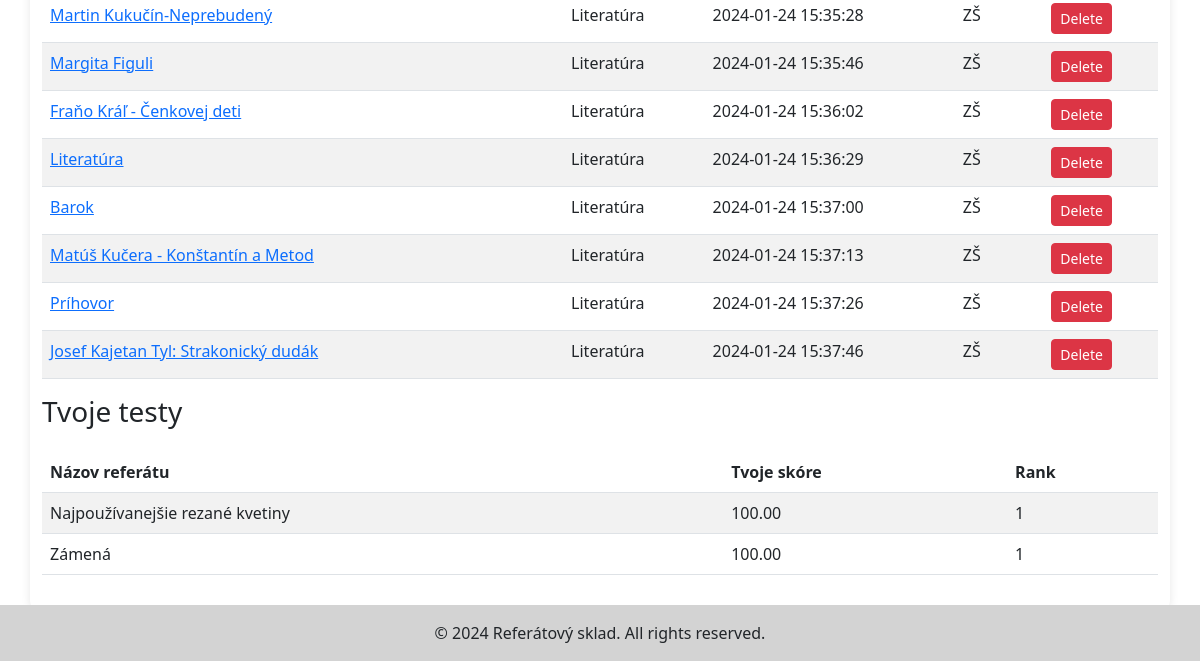
The page /profile.php (signed in, lower part) on the database as committed earlier.
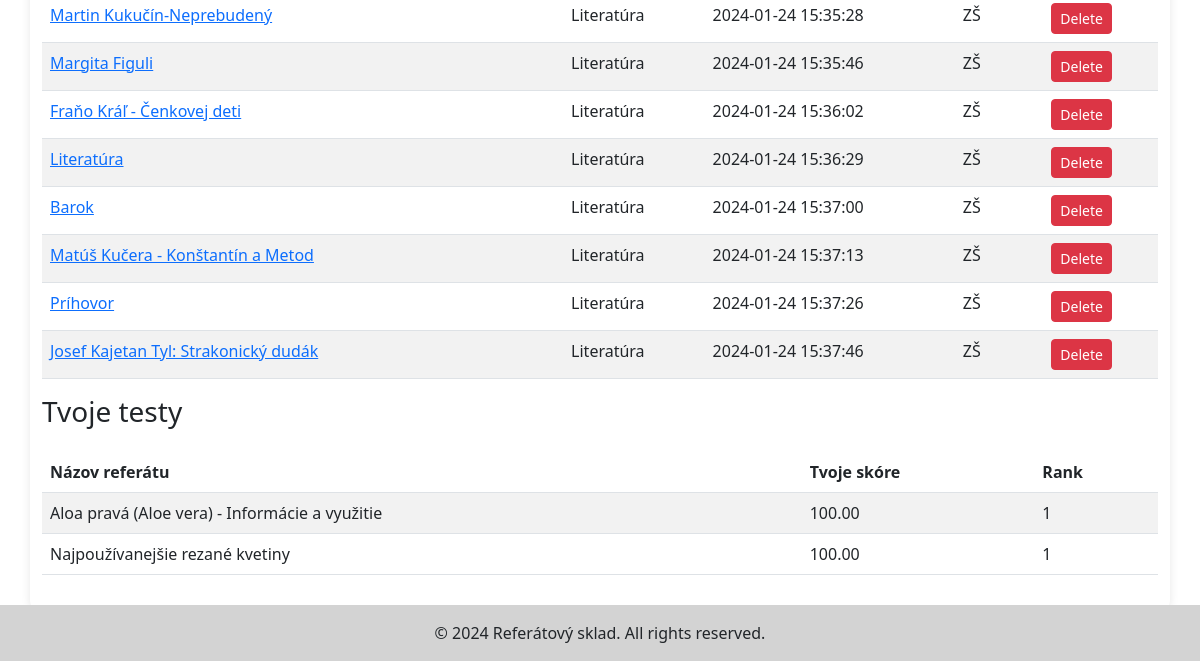
The same page on the database as committed later.
### tables this page shows
CREATE TABLE `referaty` (
  `referat_id` int(11) NOT NULL,
  `user_id` int(11) NOT NULL,
  `category_id` int(11) NOT NULL,
  `title` varchar(128) NOT NULL,
  `created_at` timestamp NOT NULL DEFAULT current_timestamp(),
  `skola` varchar(100) NOT NULL,
  `content` longtext NOT NULL
);

CREATE TABLE `category` (
  `category_id` int(11) NOT NULL,
  `category_name` varchar(255) NOT NULL,
  `parent_category_id` int(11) DEFAULT NULL
);

CREATE TABLE `tests` (
  `test_id` int(11) NOT NULL,
  `referat_id` int(11) NOT NULL
);

CREATE TABLE `user_submissions` (
  `id` int(11) NOT NULL,
  `user_id` int(11) NOT NULL,
  `test_id` int(11) NOT NULL,
  `score` decimal(5,2) NOT NULL
);

### profile.php (the view, shortened to what this page needs)
<?php
$mysqli = require __DIR__ . "/connect.php";
$referatyData = [];
$userId = $_SESSION['id'];
$result = $mysqli->query("SELECT referaty.referat_id, referaty.title, category.category_name, referaty.created_at, referaty.skola, user.name
                          FROM referaty
                          JOIN category ON referaty.category_id = category.category_id
                          JOIN user ON referaty.user_id = user.user_id
                          WHERE referaty.user_id = $userId");
while ($row = $result->fetch_assoc()) {
    $referatyData[] = $row;
}
?>
<!DOCTYPE html>
<html lang="en">
<head>
    <link href="https://cdn.jsdelivr.net/npm/bootstrap@5.3.0-alpha1/dist/css/bootstrap.min.css" rel="stylesheet">
</head>
<body>
<?php require_once("header.php"); ?>
<div class="container">
        <div class="wrapper mt-5">
        <div class="papers">
            <div class="table-responsive">
                <table class="table table-striped">
                        <tbody>
                            <?php foreach ($referatyData as $row): ?>
                                <tr>
                                    <td><a href="view_paper.php?referat_id=<?php echo $row['referat_id']; ?>"><?php echo $row['title']; ?></a></td>
                                    <td><?php echo $row['category_name']; ?></td>
                                    <td><?php echo $row['created_at']; ?></td>
                                    <td><?php echo $row['skola']; ?></td>
                                    <td>
                                        <form method="post">
                                            <button type="submit" name="delete_paper" value="<?php echo $row['referat_id']; ?>" class="btn btn-danger btn-sm">Delete</button>
                                        </form>
                                    </td>
                                </tr>
                            <?php endforeach; ?>
                        </tbody>
                    </table>
                </div>
            </div>
            <div class="tests">
                <h3 class="mb-4">Tvoje testy</h3>
                    <div class="table-responsive">
                        <table class="table table-striped">
                        <thead>
                            <tr>
                                <th>Názov referátu</th>
                                <th>Tvoje skóre</th>
                                <th>Rank</th>
                            </tr>
                        </thead>
                        <tbody>
                            <?php
$testSubmissionsSql = "SELECT tests.test_id, tests.referat_id, referaty.title AS test_title, user_submissions.score
                                                FROM tests
                                                JOIN referaty ON tests.referat_id = referaty.referat_id
                                                JOIN user_submissions ON tests.test_id = user_submissions.test_id
                                                WHERE user_submissions.user_id = $userId";
                            $testSubmissionsResult = $mysqli->query($testSubmissionsSql);
                            if ($testSubmissionsResult && $testSubmissionsResult->num_rows > 0) {
                                while ($testSubmission = $testSubmissionsResult->fetch_assoc()) {
                                    $testId = $testSubmission['test_id'];
                                    $testTitle = $testSubmission['test_title'];
                                    $score = $testSubmission['score'];
                                    $rankSql = "SELECT COUNT(*) AS rank FROM user_submissions
                                            WHERE test_id = $testId AND score > (SELECT IFNULL(score, 0) FROM user_submissions WHERE user_id = $userId AND test_id = $testId)";
                                    $rankResult = $mysqli->query($rankSql);
                                    $rank = ($rankResult && $rankResult->num_rows > 0) ? $rankResult->fetch_assoc()['rank'] + 1 : 0;
                            ?>
                                    <tr>
                                        <td><?php echo $testTitle; ?></td>
                                        <td><?php echo $score !== null ? $score : "Not attempted"; ?></td>
                                        <td><?php echo $rank > 0 ? $rank : "N/A"; ?></td>
                                    </tr>
                            <?php }
                            } else { ?>
                                <tr>
                                    <td colspan="4">No test submissions found.</td>
                                </tr>
                            <?php } ?>
                        </tbody>
                    </table>
                </div>
            </div>
        </div>
    </div>
<footer class="text-center py-3 fixed-bottom">
    <p class="mb-0">© <?php echo date("Y"); ?> Referátový sklad. All rights reserved.</p>
</footer>
</body>
</html>

Rows that differ between the two databases and show on the page:
removed tests: referat.title "Zámená", user_submissions.score "100.00", rank "1"
added tests: referat.title "Aloa pravá (Aloe vera) - Informácie a využitie", user_submissions.score "100.00", rank "1"
